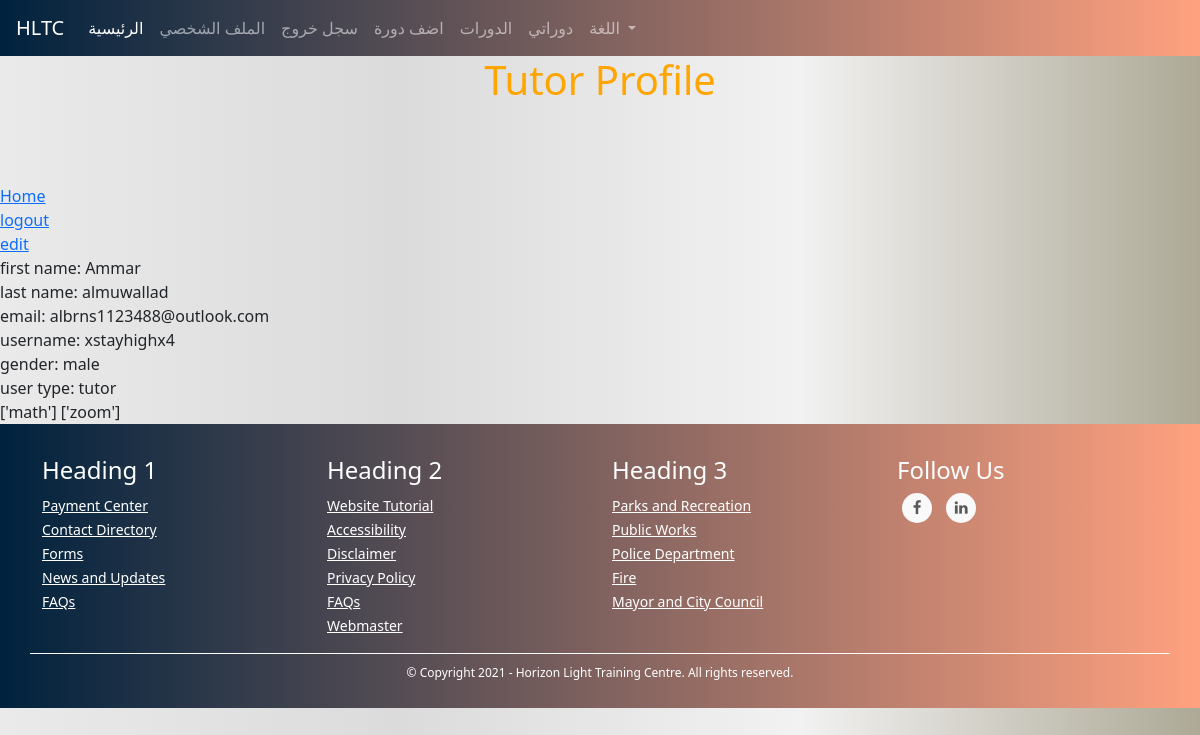
The app's page /tutors/profile (signed in), older data.
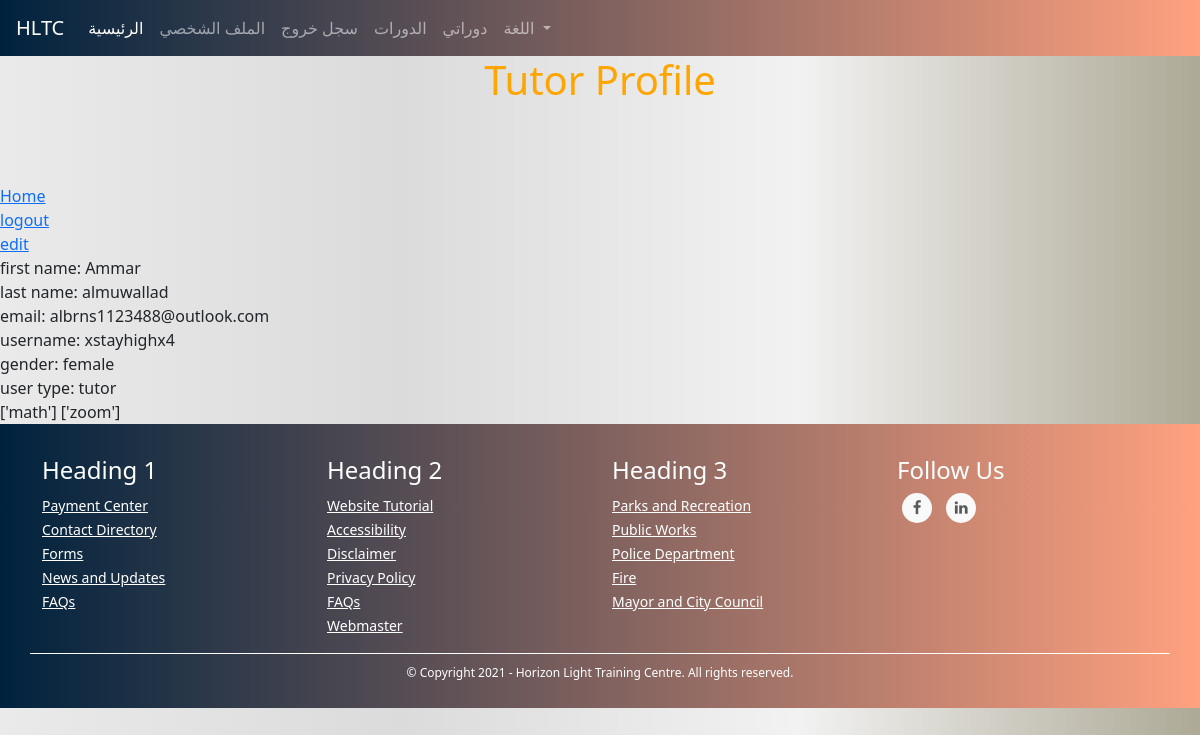
The same page, newer data.
### TUTOR/models.py (models this page shows, shortened)
class UserModel(db.Model, UserMixin):
    id = db.Column(db.Integer, primary_key=True)
    first_name = db.Column(db.String(128), nullable=False)
    last_name = db.Column(db.String(128), nullable=False)
    username = db.Column(db.String(20), unique=True, nullable=False)
    email = db.Column(db.String(256), unique=True, nullable=False)
    password = db.Column(db.String(255), nullable=False)
    user_type = db.Column(db.String(30), nullable=False)
    _gender = db.Column(db.Boolean, nullable=False, default=True)
    email_confirmation_code = db.Column(db.String(5), nullable=True)
    is_confirmed = db.Column(db.Boolean, nullable=False, default=False)
    creation_date = db.Column(db.DateTime, nullable=False, default=datetime.utcnow)
    admin_data_model = db.relationship('AdminDataModel', backref='user', uselist=False)
    tutor_data_model = db.relationship('TutorDataModel', backref='user', uselist=False)
    student_data_model = db.relationship('StudentDataModel', backref='user', uselist=False)
    @property
    def gender(self):
        return "male" if self._gender else "female"

### TUTOR/TUTORS/routes.py (the view)
@tutors_blueprint.route("/tutors/profile", methods=["GET", "POST"])
@login_required(["tutor"])
def profile():
    return render_template("tutors/tutor_profile.html")

### TUTOR/TUTORS/routes.py (called while the page is built)
@tutors_blueprint.context_processor
def utility_processor():
    return dict(get_language_text=LngObj.get_language_text, get_current_page_language_list=LngObj.get_current_page_language_list, languages=LANGUAGES, admin_types=ADMIN_TYPES, settings=SiteSettingsModel.instance())

### TUTOR/models.py (called while the page is built)
@login_manager.user_loader
def load_user(user_id):
    return UserModel.query.get(int(user_id))

    @property
    def subjects(self):
        return json.loads(self._subjects)

    @property
    def tools_used_for_online_tutoring(self):
        return json.loads(self._tools_used_for_online_tutoring)

    @property
    def allow_tutors_to_edit_courses(self):
        return self.settings["allow_tutors_to_edit_courses"]

    @property
    def settings(self):
        return json.loads(self._settings)

    @classmethod
    def instance(cls):
        return cls.query.get(1)

### TUTOR/templates/tutors/tutor_profile.html (shortened to what this page needs)
{% extends "template.html" %}
{% block content %}
    <center>
        <h1 style="color: orange;">Tutor Profile</h1>
    </center>
    <br><br><br>
    <a href="{{ url_for('main_blueprint.home') }}">Home</a>
    <br>
    <a href="{{ url_for('users_blueprint.logout') }}">logout</a>
    <br>
    <a href="{{ url_for('tutors_blueprint.edit_profile') }}">edit</a>
    <br>
    first name: {{ current_user.first_name }}
    <br>
    last name: {{ current_user.last_name }}
    <br>
    email: {{ current_user.email }}
    <br>
    username: {{ current_user.username }}
    <br>
    gender: {{ current_user.gender }}
    <br>
    user type: {{ current_user.user_type }}
    <br>
    {{ current_user.tutor_data_model.subjects }}
    {{ current_user.tutor_data_model.tools_used_for_online_tutoring }}
{% endblock %}

Row changes from the older to the newer data that the page shows:
changed UserModel "Ammar": gender "male" → "female"
Text that changed along with them:
text no longer shown: "اضف دورة"
